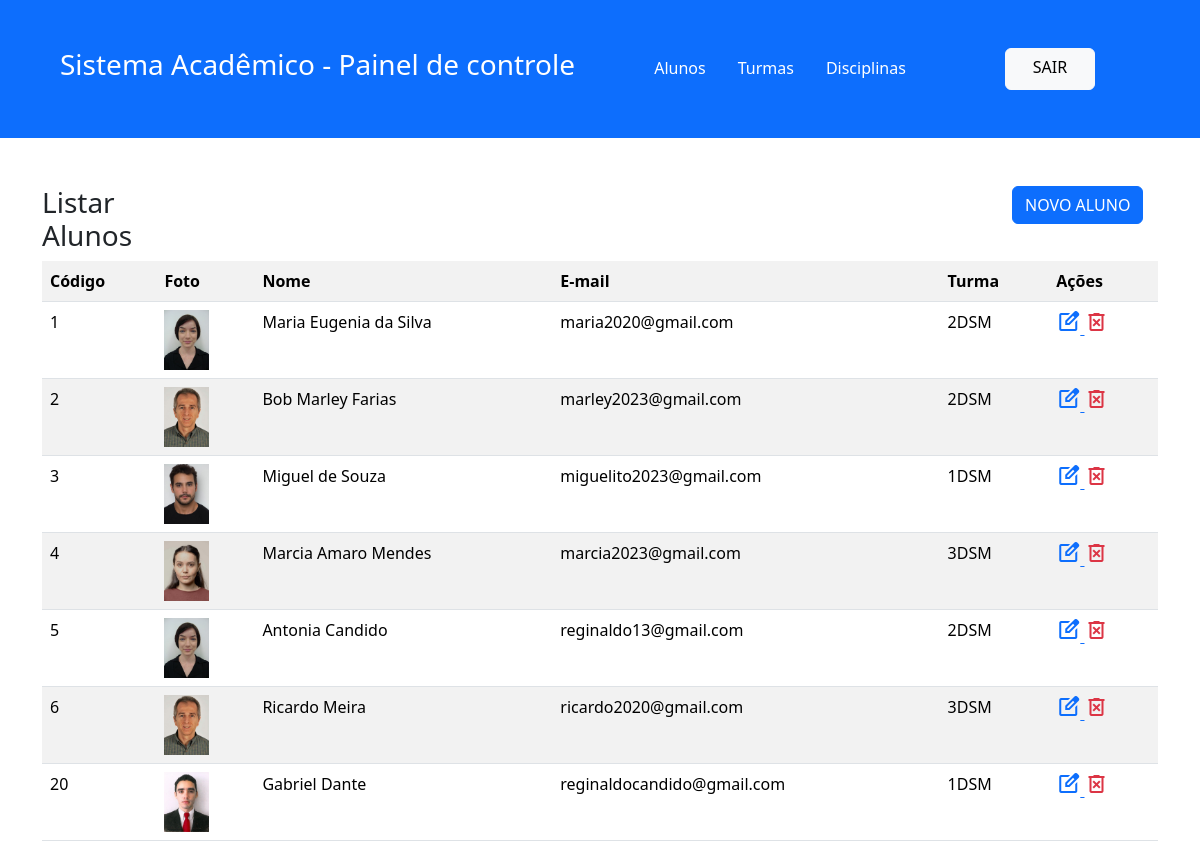
Page /sis-escolar/alunos/alunos-listar.php (signed in) on the committed database.
### tables this page shows
CREATE TABLE `tb_alunos` (
  `id` int(11) NOT NULL,
  `nome` varchar(50) NOT NULL,
  `foto` varchar(100) DEFAULT NULL,
  `email` varchar(100) DEFAULT NULL,
  `fk_tb_turmas_id` int(11) DEFAULT NULL
);

CREATE TABLE `tb_turmas` (
  `id` int(11) NOT NULL,
  `descTurma` varchar(20) DEFAULT NULL,
  `ano` year(4) DEFAULT NULL
);

### sis-escolar/classes/Aluno.php (called while the page is built, shortened)
<?php
class Aluno
{
    public function listar()
    {
        $sql = "SELECT a.id, a.foto, a.nome, a.email, a.fk_tb_turmas_id, t.descTurma
                FROM tb_alunos a JOIN tb_turmas t
                ON a.fk_tb_turmas_id = t.id
                ORDER BY a.id";
        include "conexao.php";
        $resultado = $conexao->query($sql);
        $lista = $resultado->fetchAll();
        return $lista;
    }
}

### sis-escolar/alunos/alunos-listar.php (the view, shortened to what this page needs)
<?php
require_once "../classes/Aluno.php";
$aluno = new Aluno();
$lista = $aluno->listar();
?>
<!DOCTYPE html>
<html>
<head>
    <link rel="stylesheet" href="https://cdn.jsdelivr.net/npm/@docsearch/css@3">
    <link href="../css/bootstrap.min.css" rel="stylesheet">
</head>
<body>
    <session>
        <header class="d-block p-5 text-bg-primary">
            <div class="container">
                <div class="d-flex ">
                    <div class="col-sm-6">
                        <h3>Sistema Acadêmico - Painel de controle</h3>
                    </div>
                    <div class="col-sm-4">
                        <ul class="nav me-lg-auto mb-2 justify-content-center mb-md-0">
                            <li><a href="./alunos-listar.php" class="nav-link px-3 text-white">Alunos</a></li>
                            <li><a href="../turmas/turmas-listar.php" class="nav-link px-3 text-white">Turmas</a></li>
                            <li><a href="#" class="nav-link px-3 text-white">Disciplinas</a></li>
                        </ul>
                    </div>
                    <div class="d-grid gap-2 col-1 mx-auto">
                        <a href="../usuario-logout.php" type="button" class="btn btn-light">
                            SAIR
                        </a>
                    </div>
                </div>
            </div>
        </header>
    </session>
    <div class="container">
        <div class="my-5">
            <div class="row justify-content-between">
                <div class="col-2">
                    <h3>
                        Listar Alunos
                    </h3>
                </div>
                <div class="col-2 position-absolute end-0">
                    <a class="btn btn-primary" href="./alunos-inserir.php" role="button">
                        NOVO ALUNO
                    </a>
                </div>
            </div>
            <table class="table table-striped">
                <tr>
                    <th>Código</th>
                    <th>Foto</th>
                    <th>Nome</th>
                    <th>E-mail</th>
                    <th>Turma</th>
                    <th>Ações</th>
                </tr>
                <?php foreach ($lista as $linha) : ?>
                    <tr>
                        <td><?php echo $linha['id'] ?></td>
                        <td><img src="../img/<?php echo $linha['foto'] ?>" height="60"></td>
                        <td><?php echo $linha['nome'] ?></td>
                        <td><?php echo $linha['email'] ?></td>
                        <td><?php echo $linha['descTurma'] ?></td>
                        <td>
                            <a href="./alunos-editar.php?id=<?= $linha['id'] ?>">
                                <span class="material-symbols-outlined">
                                </span>
                            </a>
                            <a href="./alunos-excluir.php?id=<?= $linha['id'] ?>">
                                <span class="material-symbols-outlined text-danger">
                                </span>
                            </a>
                        </td>
                    </tr>
                <?php endforeach ?>
            </table>
        </div>
    </div>
</body>
</html>

### rows in the picture
tb_alunos: id "1", foto (picture), nome "Maria Eugenia da Silva", email "maria2020@gmail.com", fk_tb_turmas.descTurma "2DSM"
tb_alunos: id "2", foto (picture), nome "Bob Marley Farias", email "marley2023@gmail.com", fk_tb_turmas.descTurma "2DSM"
tb_alunos: id "3", foto (picture), nome "Miguel de Souza", email "miguelito2023@gmail.com", fk_tb_turmas.descTurma "1DSM"
tb_alunos: id "4", foto (picture), nome "Marcia Amaro Mendes", email "marcia2023@gmail.com", fk_tb_turmas.descTurma "3DSM"
tb_alunos: id "5", foto (picture), nome "Antonia Candido", email "reginaldo13@gmail.com", fk_tb_turmas.descTurma "2DSM"
tb_alunos: id "6", foto (picture), nome "Ricardo Meira", email "ricardo2020@gmail.com", fk_tb_turmas.descTurma "3DSM"
tb_alunos: id "20", foto (picture), nome "Gabriel Dante", email "reginaldocandido@gmail.com", fk_tb_turmas.descTurma "1DSM"
